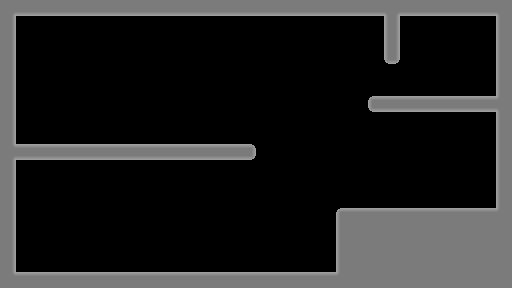

A level layout from a 2D game, rendered from its tile map. Below: a short description, then the map file with its tile-grid data intact:
An orthogonal 32x18 tile map with 16x16 px tiles, 1 tile layer (walls), 7 tilesets and 11 objects (3x spike, 2x button, 2x startdoor, 2x door, 2x enddoor).

<map version="1.2" tiledversion="1.2.3" orientation="orthogonal" renderorder="right-down" width="32" height="18" tilewidth="16" tileheight="16" infinite="0" nextlayerid="10" nextobjectid="71">
 <tileset firstgid="1" name="testtileset" tilewidth="16" tileheight="16" tilecount="25" columns="5">
  <image source="fracture/assets/img/tileset.png" width="80" height="80" />
 </tileset>
 <tileset firstgid="26" name="startdoor" tilewidth="32" tileheight="32" tilecount="1" columns="1">
  <image source="fracture/assets/img/startdoor.png" width="32" height="32" />
 </tileset>
 <tileset firstgid="27" name="checkpoint" tilewidth="32" tileheight="48" tilecount="1" columns="1">
  <image source="fracture/assets/img/checkpoint.png" width="32" height="48" />
 </tileset>
 <tileset firstgid="28" name="door" tilewidth="8" tileheight="32" tilecount="10" columns="10">
  <image source="fracture/assets/img/door.png" width="80" height="32" />
 </tileset>
 <tileset firstgid="38" name="spike" tilewidth="32" tileheight="10" tilecount="1" columns="1">
  <image source="fracture/assets/img/spike.png" width="32" height="10" />
 </tileset>
 <tileset firstgid="39" name="enddoor" tilewidth="22" tileheight="31" tilecount="1" columns="1">
  <image source="fracture/assets/img/enddoor.png" width="22" height="31" />
 </tileset>
 <tileset firstgid="40" name="button" tilewidth="23" tileheight="11" tilecount="1" columns="1">
  <image source="fracture/assets/img/button.png" width="23" height="11" />
 </tileset>
 <objectgroup id="7" name="objects">
  <object id="64" name="spike" gid="38" x="167.667" y="272.333" width="32" height="10" />
  <object id="65" name="spike" gid="38" x="125.667" y="144.333" width="32" height="10" />
  <object id="66" name="button" gid="40" x="60.8333" y="26.8333" width="23" height="11" />
  <object id="68" name="startdoor" gid="26" x="15.6667" y="272.333" width="32" height="32" />
  <object id="69" name="door" gid="28" x="388.333" y="96" width="8" height="32" />
  <object id="70" name="enddoor" gid="39" x="452.667" y="96.5" width="22" height="31" />
 </objectgroup>
 <objectgroup id="9" name="templates">
  <object id="58" name="button" gid="40" x="23" y="344.333" width="23" height="11" />
  <object id="59" name="door" gid="28" x="87.6667" y="346.333" width="8" height="32" />
  <object id="60" name="enddoor" gid="39" x="120" y="345.667" width="22" height="31" />
  <object id="61" name="spike" gid="38" x="174.333" y="341" width="32" height="10" />
  <object id="62" name="startdoor" gid="26" x="242" y="343.667" width="32" height="32" />
 </objectgroup>
 <layer id="1" name="walls" width="32" height="18">
  <data encoding="csv">
4,12,12,12,12,12,12,12,12,12,12,12,12,12,12,12,12,12,12,12,12,12,12,12,14,12,12,12,12,12,12,5,
8,0,0,0,0,0,0,0,0,0,0,0,0,0,0,0,0,0,0,0,0,0,0,0,23,0,0,0,0,0,0,6,
8,0,0,0,0,0,0,0,0,0,0,0,0,0,0,0,0,0,0,0,0,0,0,0,23,0,0,0,0,0,0,6,
8,0,0,0,0,0,0,0,0,0,0,0,0,0,0,0,0,0,0,0,0,0,0,0,22,0,0,0,0,0,0,6,
8,0,0,0,0,0,0,0,0,0,0,0,0,0,0,0,0,0,0,0,0,0,0,0,0,0,0,0,0,0,0,6,
8,0,0,0,0,0,0,0,0,0,0,0,0,0,0,0,0,0,0,0,0,0,0,0,0,0,0,0,0,0,0,6,
8,0,0,0,0,0,0,0,0,0,0,0,0,0,0,0,0,0,0,0,0,0,0,16,17,17,17,17,17,17,17,15,
8,0,0,0,0,0,0,0,0,0,0,0,0,0,0,0,0,0,0,0,0,0,0,0,0,0,0,0,0,0,0,6,
8,0,0,0,0,0,0,0,0,0,0,0,0,0,0,0,0,0,0,0,0,0,0,0,0,0,0,0,0,0,0,6,
19,17,17,17,17,17,17,17,17,17,17,17,17,17,17,18,0,0,0,0,0,0,0,0,0,0,0,0,0,0,0,6,
8,0,0,0,0,0,0,0,0,0,0,0,0,0,0,0,0,0,0,0,0,0,0,0,0,0,0,0,0,0,0,6,
8,0,0,0,0,0,0,0,0,0,0,0,0,0,0,0,0,0,0,0,0,0,0,0,0,0,0,0,0,0,0,6,
8,0,0,0,0,0,0,0,0,0,0,0,0,0,0,0,0,0,0,0,0,0,0,0,0,0,0,0,0,0,0,6,
8,0,0,0,0,0,0,0,0,0,0,0,0,0,0,0,0,0,0,0,0,1,2,2,2,2,2,2,2,2,2,10,
8,0,0,0,0,0,0,0,0,0,0,0,0,0,0,0,0,0,0,0,0,6,7,7,7,7,7,7,7,7,7,7,
8,0,0,0,0,0,0,0,0,0,0,0,0,0,0,0,0,0,0,0,0,6,7,7,7,7,7,7,7,7,7,7,
8,0,0,0,0,0,0,0,0,0,0,0,0,0,0,0,0,0,0,0,0,6,7,7,7,7,7,7,7,7,7,7,
9,2,2,2,2,2,2,2,2,2,2,2,2,2,2,2,2,2,2,2,2,10,7,7,7,7,7,7,7,7,7,7
</data>
 </layer>
</map>
